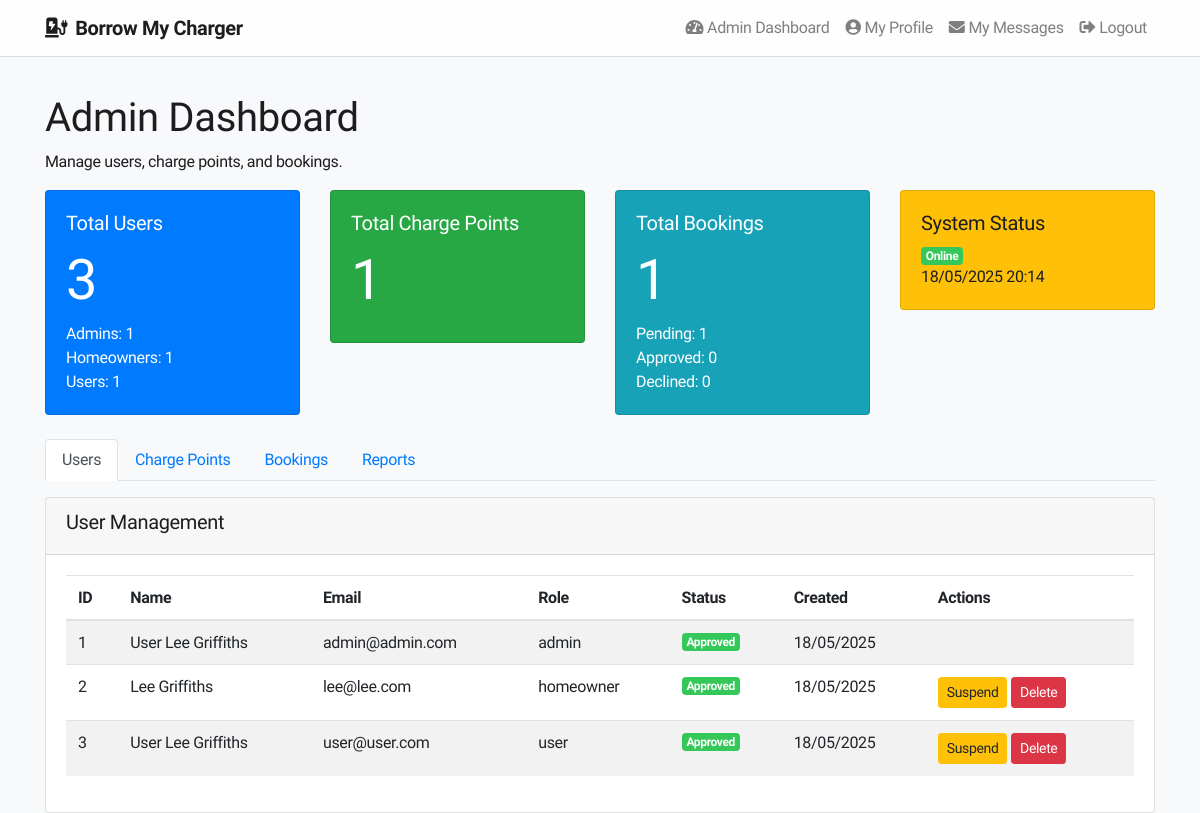
/admin-dashboard.php (signed in), run on the app's committed database.
### tables this page shows
CREATE TABLE IF NOT EXISTS bookings (
    id INT AUTO_INCREMENT PRIMARY KEY,
    user_id INT NOT NULL,
    charge_point_id INT NOT NULL,
    booking_date DATE NOT NULL,
    booking_time TIME NOT NULL,
    message TEXT,
    status ENUM('pending', 'approved', 'declined') DEFAULT 'pending',
    created_at TIMESTAMP DEFAULT CURRENT_TIMESTAMP,
    FOREIGN KEY (user_id) REFERENCES users(id) ON DELETE CASCADE,
    FOREIGN KEY (charge_point_id) REFERENCES charge_points(id) ON DELETE CASCADE
);

CREATE TABLE IF NOT EXISTS users (
    id INT AUTO_INCREMENT PRIMARY KEY,
    name VARCHAR(100) NOT NULL,
    email VARCHAR(100) NOT NULL UNIQUE,
    password VARCHAR(255) NOT NULL,
    role ENUM('user', 'homeowner', 'admin') NOT NULL,
    status ENUM('pending', 'approved', 'suspended') DEFAULT 'pending',
    created_at TIMESTAMP DEFAULT CURRENT_TIMESTAMP
);

### admin-dashboard.php (called while the page is built, shortened)
<?php
$view = new stdClass();
require_once("models/User.php");
require_once("models/ChargePoint.php");
require_once("models/Booking.php");
$userModel = new User($conn);
$chargePointModel = new ChargePoint($conn);
$bookingModel = new Booking($conn);
$view->users = $userModel->getAllUsers();
$view->chargePoints = $chargePointModel->getAll();
$view->bookings = $bookingModel->getAllBookings();
$view->totalUsers = count($view->users);
$view->totalChargePoints = count($view->chargePoints);
$view->totalBookings = count($view->bookings);
$view->usersByRole = [
    'admin' => 0,
    'homeowner' => 0,
    'user' => 0
];
foreach ($view->users as $user) {
    $view->usersByRole[$user['role']]++;
}
$view->bookingsByStatus = [
    'pending' => 0,
    'approved' => 0,
    'declined' => 0
];
foreach ($view->bookings as $booking) {
    if (isset($view->bookingsByStatus[$booking['status']])) {
        $view->bookingsByStatus[$booking['status']]++;
    }
}
require_once("views/admin/dashboard.phtml");
?>

### models/User.php (called while the page is built, shortened)
<?php
class User {
    private $conn;
    public function __construct($dbConn) {
        $this->conn = $dbConn;
    }
    public function getAllUsers() {
        $stmt = $this->conn->query("SELECT * FROM users ORDER BY created_at DESC");
        return $stmt->fetchAll(PDO::FETCH_ASSOC);
    }
}
?>

### models/Booking.php (called while the page is built, shortened)
<?php
class Booking {
    private $conn;
    public function __construct($dbConn) {
        $this->conn = $dbConn;
    }
    public function getAllBookings() {
        $stmt = $this->conn->prepare("
            SELECT b.*,
                   cp.address, cp.price,
                   u.name as user_name, u.email as user_email,
                   h.name as owner_name
            FROM bookings b
            JOIN charge_points cp ON b.charge_point_id = cp.id
            JOIN users u ON b.user_id = u.id
            JOIN users h ON cp.user_id = h.id
            ORDER BY b.created_at DESC
        ");
        $stmt->execute();
        return $stmt->fetchAll(PDO::FETCH_ASSOC);
    }
}
?>

### models/ChargePoint.php (called while the page is built, shortened)
<?php
class ChargePoint {
    private $conn;
    public function __construct($dbConn) {
        $this->conn = $dbConn;
    }
    public function getAll() {
        $stmt = $this->conn->query("SELECT cp.*, u.name as owner_name
                                   FROM charge_points cp
                                   JOIN users u ON cp.user_id = u.id
                                   WHERE cp.availability = 1");
        return $stmt->fetchAll(PDO::FETCH_ASSOC);
    }
}
?>

### views/admin/dashboard.phtml (the view, shortened to what this page needs)
<?php include 'views/includes/header.phtml'; ?>
<div class="container mt-4 admin-dashboard">
    <h1>Admin Dashboard</h1>
    <p>Manage users, charge points, and bookings.</p>
    <div class="row mb-4">
        <div class="col-md-3">
            <div class="card bg-primary text-white">
                <div class="card-body">
                    <h5 class="card-title">Total Users</h5>
                    <h2 class="display-4"><?php echo $view->totalUsers; ?></h2>
                    <p class="card-text">
                        Admins: <?php echo $view->usersByRole['admin']; ?><br>
                        Homeowners: <?php echo $view->usersByRole['homeowner']; ?><br>
                        Users: <?php echo $view->usersByRole['user']; ?>
                    </p>
                </div>
            </div>
        </div>
        <div class="col-md-3">
            <div class="card bg-success text-white">
                <div class="card-body">
                    <h5 class="card-title">Total Charge Points</h5>
                    <h2 class="display-4"><?php echo $view->totalChargePoints; ?></h2>
                </div>
            </div>
        </div>
        <div class="col-md-3">
            <div class="card bg-info text-white">
                <div class="card-body">
                    <h5 class="card-title">Total Bookings</h5>
                    <h2 class="display-4"><?php echo $view->totalBookings; ?></h2>
                    <p class="card-text">
                        Pending: <?php echo $view->bookingsByStatus['pending']; ?><br>
                        Approved: <?php echo $view->bookingsByStatus['approved']; ?><br>
                        Declined: <?php echo $view->bookingsByStatus['declined']; ?>
                    </p>
                </div>
            </div>
        </div>
        <div class="col-md-3">
            <div class="card bg-warning">
                <div class="card-body">
                    <h5 class="card-title">System Status</h5>
                    <p class="card-text">
                        <span class="badge badge-success">Online</span><br>
                        <?php echo date('d/m/Y H:i'); ?>
                    </p>
                </div>
            </div>
        </div>
    </div>
    <ul class="nav nav-tabs" id="adminTabs" role="tablist">
        <li class="nav-item">
            <a class="nav-link active" id="users-tab" data-toggle="tab" href="#users" role="tab">Users</a>
        </li>
        <li class="nav-item">
            <a class="nav-link" id="charge-points-tab" data-toggle="tab" href="#charge-points" role="tab">Charge Points</a>
        </li>
        <li class="nav-item">
            <a class="nav-link" id="bookings-tab" data-toggle="tab" href="#bookings" role="tab">Bookings</a>
        </li>
        <li class="nav-item">
            <a class="nav-link" id="reports-tab" data-toggle="tab" href="#reports" role="tab">Reports</a>
        </li>
    </ul>
    <div class="tab-content mt-3" id="adminTabContent">
        <div class="tab-pane fade show active" id="users" role="tabpanel">
            <div class="card">
                <div class="card-header">
                    <h5>User Management</h5>
                </div>
                <div class="card-body">
                    <div class="table-responsive">
                        <table class="table table-striped">
                            <thead>
                                <tr>
                                    <th>ID</th>
                                    <th>Name</th>
                                    <th>Email</th>
                                    <th>Role</th>
                                    <th>Status</th>
                                    <th>Created</th>
                                    <th>Actions</th>
                                </tr>
                            </thead>
                            <tbody>
                                <?php foreach ($view->users as $user): ?>
                                    <tr>
                                        <td><?php echo $user['id']; ?></td>
                                        <td><?php echo htmlspecialchars($user['name']); ?></td>
                                        <td><?php echo htmlspecialchars($user['email']); ?></td>
                                        <td><?php echo $user['role']; ?></td>
                                        <td>
                                            <?php if ($user['status'] === 'approved'): ?>
                                                <span class="badge badge-success">Approved</span>
                                            <?php elseif ($user['status'] === 'pending'): ?>
                                                <span class="badge badge-warning">Pending</span>
                                            <?php else: ?>
                                                <span class="badge badge-danger">Suspended</span>
                                            <?php endif; ?>
                                        </td>
                                        <td><?php echo date('d/m/Y', strtotime($user['created_at'])); ?></td>
                                        <td>
                                            <?php if ($user['role'] !== 'admin'): ?>
                                                <?php if ($user['status'] !== 'suspended'): ?>
                                                    <a href="admin-user-action.php?id=<?php echo $user['id']; ?>&action=suspend" class="btn btn-sm btn-warning">Suspend</a>
                                                <?php else: ?>
                                                    <a href="admin-user-action.php?id=<?php echo $user['id']; ?>&action=approve" class="btn btn-sm btn-success">Reactivate</a>
                                                <?php endif; ?>
                                                <a href="admin-user-action.php?id=<?php echo $user['id']; ?>&action=delete" class="btn btn-sm btn-danger" onclick="return confirm('Are you sure you want to delete this user?')">Delete</a>
                                            <?php endif; ?>
                                        </td>
                                    </tr>
                                <?php endforeach; ?>
                            </tbody>
                        </table>
                    </div>
                </div>
            </div>
        </div>
    </div>
</div>
<?php include 'views/includes/footer.phtml'; ?>

### css/styles.css (style rules this page uses)
.badge-success { background-color: #34c759; }

### views/includes/header.phtml (style rules this page uses)
body { font-family: 'SF Pro Display', -apple-system, BlinkMacSystemFont, 'Segoe UI', Roboto, Helvetica, Arial, sans-serif; background-color: #f5f5f7; color: #1d1d1f; letter-spacing: -0.022em; }

### data on the page
bookings: user "3"
users: id "1", name "User Lee Griffiths", email "admin@admin.com", role "admin", status "Approved", created_at "18/05/2025"
users: id "2", name "Lee Griffiths", email "lee@lee.com", role "homeowner", status "Approved", created_at "18/05/2025"
users: id "3", name "User Lee Griffiths", email "user@user.com", role "user", status "Approved", created_at "18/05/2025"

### other printed values
$view->usersByRole['admin'] "1"
$view->usersByRole['homeowner'] "1"
$view->usersByRole['user'] "1"
$view->totalChargePoints "1"
$view->totalBookings "1"
$view->bookingsByStatus['pending'] "1"
$view->bookingsByStatus['approved'] "0"
$view->bookingsByStatus['declined'] "0"
